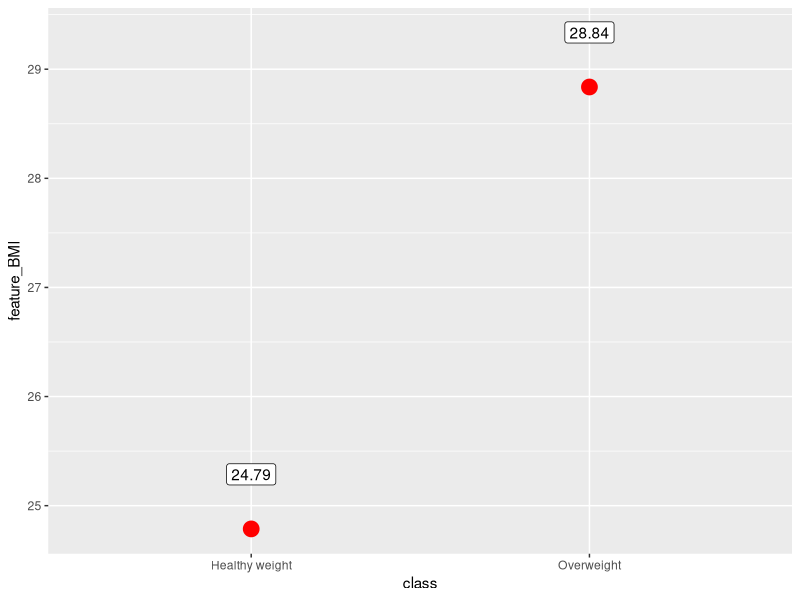
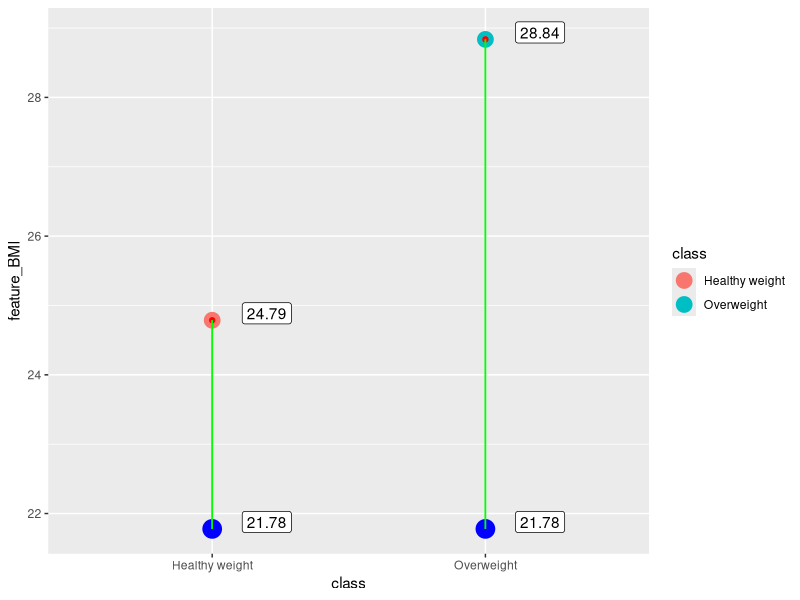
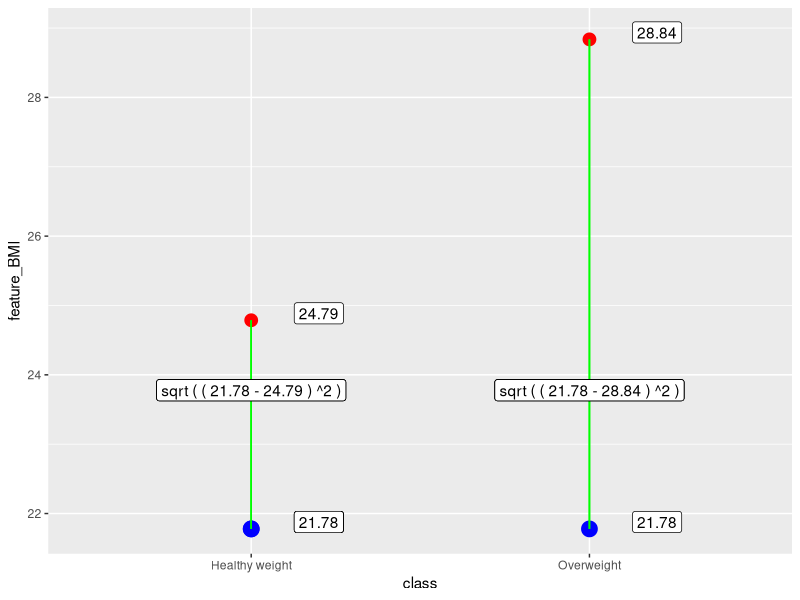
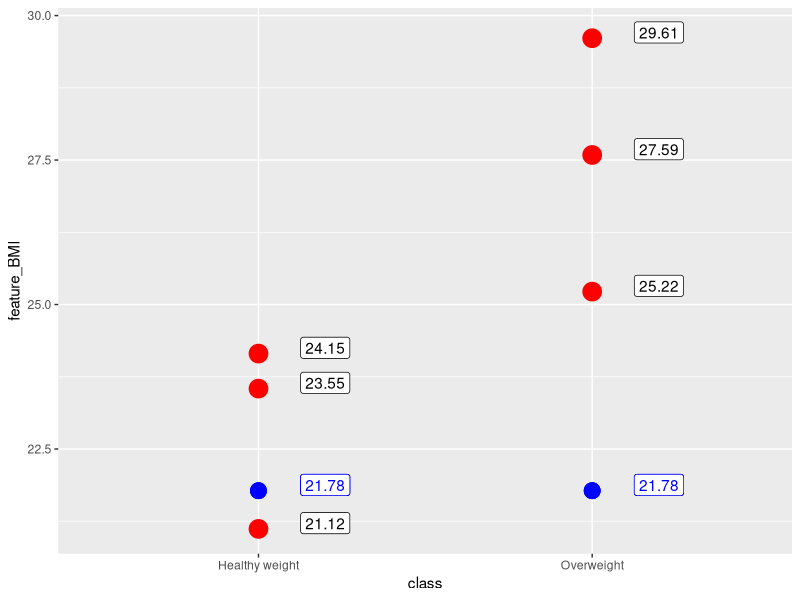
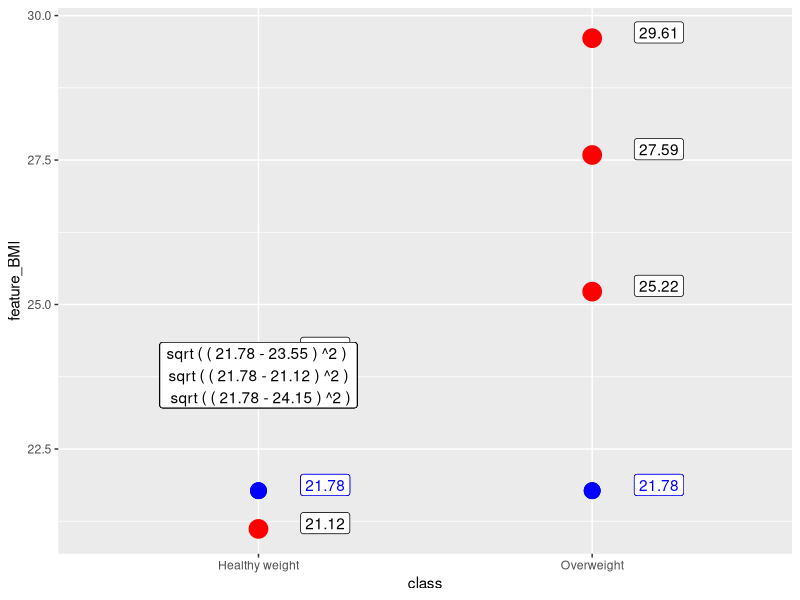
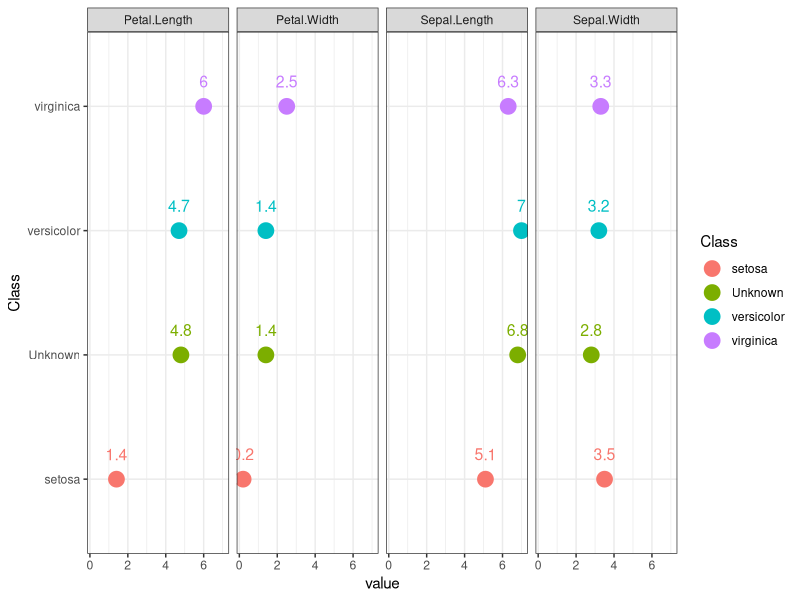

The R source for these figures, in order: (Note: this script raises an error after producing the figures.)
# we would require 5 libraries to explore and 
# learn mechanics of k nearest neighbours

library(dplyr) # data wrangling
library(tidyr) # data wrangling
library(tibble) # data wrangling
library(ggplot2) # visuals
library(class)  # model building


#######################  PART_1
# knn is example of supervised classification technique
# supervised means than we know all classes which corresponds
# to specific set of feature or variables grouped by rows or instances

# classification means that we would model output 
# as variable ofcharacter or factor type

#  To initiate knn the follwong action shoul be taken:
#  Data inspection 
#  Splitting data into training and testing datasets
#  Fitting the model to training data
#  Evaluate perfomance on test data
#  Model tuning , specifically, for knn, to determine optimal values of k


# knn is extremely powerfull when applied
# to homogenous data, speficically,
# it is suited very well to numerical features whose 
# data range is similar

# Goal of Knn is to 
# Estimate similarity between records with defined classes and 
# and  records without defined class

#  Now, how to measure similary of instances or records?
#  We need to employ distacne formula,
# Euclidian distance is a common approach

# assume 2 dimentional space with 2 points

sample_1<-data.frame(  feature_BMI=c( runif(1,18.5,24.9),
                                      runif(1, 25.0,29.9)),
                       class=c( "Healthy weight","Overweight" ),
                       row.names=c("inst_1  ","inst_2  ")   )
#  code sampel is available at github ,fill free to replicate it
# we can use View to explicitly check all records
View(sample_1)

#Greate job 
# Now lets visualise situation we are dealing with 
ggplot2::ggplot(data=sample_1,aes(y= feature_BMI ,x=class))+
  geom_point(col="red",cex=5)+
  geom_label(aes(label=round(feature_BMI,2)  ),nudge_y = 0.5 )

# we have 2 values for single feature,
# each value corresponds to specific class
# Now assume , we need to decide , to what class 
# we should assign new point , should it belong to 
# Forst or second class: Healhy or overweight

set.seed(123)
new_point<-runif(1,18.5,29.9) # generate random point

# lets take advantage of ggplot2 again
ggplot2::ggplot(data=sample_1,aes(y= feature_BMI ,x=class))+
  geom_point(aes(col=class),cex=5)+
  geom_label(aes(label=round(feature_BMI,2)  ),nudge_y = 0.1,nudge_x=0.2 )+
  geom_point(col="red")+geom_point(aes(y=new_point),col="blue",cex=6) +
  geom_segment(x="Healthy weight",y=new_point,xend = "Healthy weight", yend = sample_1$feature_BMI[1],
               color="green")+
  geom_segment(x="Overweight",y=new_point,xend = "Overweight", yend = sample_1$feature_BMI[2],
               color="green")+
  geom_label(aes(label=round(new_point,2),x=class,y=new_point  ),nudge_y = 0.1,nudge_x=0.2 )

# blue point can potentially belong to class 1 or 2
# we need to measure distance between red and blue point, 
# green and blue point

# Lets estimate Euclidian Distance between 2 poins, we have only 1 instance
# per feature , threfore we would check knn where k in one 

dist_1<- sqrt( (new_point-sample_1$feature_BMI[1])^2 )
dist_2<- sqrt( (new_point-sample_1$feature_BMI[2])^2 )

#lets add new column to sample_1
# here is common way to add column to data frame
sample_1["Eu_Dist"]<-c(dist_1 ,dist_2 )

#alternativeluy, we can use mutate fucntion
sample_1<-sample_1 %>% dplyr::mutate(Eu_Dist=sqrt( (new_point-feature_BMI)^2 ))

# now lets add new record with class we dont know

sample_1<-sample_1 %>% dplyr::bind_rows( tibble(feature_BMI=new_point,class=NA,Eu_Dist=NA) )
row.names(sample_1)[3]<-3

# Value for Overweight is smaller, it is closer, therefore
# blue dot should belong to Overweignt class


sample_1$class[3]<-"Healthy weight" # assign poing manually
sample_1$class[3]<-sample_1$class[ which.min(sample_1$Eu_Dist) ] # use which.min, 
                                                                 # ignores NA


# how to implement the process with r fucntionality
# we would call for knn fucntion from class package
class::knn( train=sample_1[c(1,2),1], # we define training set, and esclude column with classes 
            test=new_point, # define value ww need to classify
            cl=sample_1[c(1,2),2], # indicate classes which coreslond to known record
            k=1 ) # how many neighbours to consider

# to sum up , lets proceed to ggplot 2
ggplot(data=sample_1,aes(y= feature_BMI ,x=class))+
  geom_point(col="red",cex=4)+
  geom_label(aes(label=round(feature_BMI,2)  ),nudge_y = 0.1,nudge_x=0.2 )+
  geom_point(col="red")+geom_point(aes(y=new_point),col="blue",cex=5) +
  geom_segment(x="Healthy weight",y=new_point,xend = "Healthy weight", yend = sample_1$feature_BMI[1],
               color="green")+
  geom_segment(x="Overweight",y=new_point,xend = "Overweight", yend = sample_1$feature_BMI[2],
               color="green")+
  geom_label(aes(label=round(new_point,2),x=class,y=new_point  ),nudge_y = 0.1,nudge_x=0.2 )+
  geom_label(aes(label=paste( "sqrt","(","(",round(new_point,2),"-",
                              round(feature_BMI[1],2) ,")","^2",")"),
                 x="Healthy weight",y=new_point  ),nudge_y = 2,nudge_x=0 )+
  geom_label(aes(label=paste( "sqrt","(","(",round(new_point,2),"-",
                              round(feature_BMI[2],2) ,")","^2",")"),
                 x="Overweight",y=new_point  ),nudge_y = 2,nudge_x=0 )


#######################  PART_2

# Horoso , now its time to check example with 1 , but with 
# multiple records for each class
sample_3<-data.frame(  feature_BMI=c( runif(3,18.5,24.9),
                                      runif(3, 25.0,29.9)),
                       class=c( rep("Healthy weight",3),rep("Overweight",3) ) )

# We inspect Visuals
ggplot(data=sample_3,aes(y= feature_BMI ,x=class))+
  geom_point(col="red",cex=6)+
  geom_label(aes(label=round(feature_BMI,2)  ),nudge_y = 0.1,nudge_x=0.2 )+
  geom_point(col="red")+geom_point(aes(y=new_point),col="blue",cex=5) +
  geom_label(aes(label=round(new_point,2),x=class,y=new_point  ),nudge_y = 0.1,nudge_x=0.2,color="blue" )
# Again , now we need to use 6 red poind in total to decide 
# for which class blue point belongs, therefore, here we estimate
# 6 values for Euclidian distacne

#mutate fucntion would be quite handy
sample_3<-sample_3 %>% dplyr::mutate(Eu_Dist=sqrt( (new_point-feature_BMI)^2 ))

# to solididy inderstanding , lets plot the equations for single class
ggplot2::ggplot(data=sample_3,aes(y= feature_BMI ,x=class))+
  geom_point(col="red",cex=6)+
  geom_label(aes(label=round(feature_BMI,2)  ),nudge_y = 0.1,nudge_x=0.2 )+
  geom_point(col="red")+geom_point(aes(y=new_point),col="blue",cex=5) +
  geom_label(aes(label=round(new_point,2),x=class,y=new_point  ),nudge_y = 0.1,nudge_x=0.2,color="blue" )+
  geom_label(aes(label=paste("sqrt","(","(",round(new_point,2),"-",round(feature_BMI[1],2) ,")","^2",")","\n",
                             "sqrt","(","(",round(new_point,2),"-",round(feature_BMI[2],2) ,")","^2",")","\n",
                             "sqrt","(","(",round(new_point,2),"-",round(feature_BMI[3],2) ,")","^2",")"),
                 x="Healthy weight",y=new_point  ),nudge_y = 2,nudge_x=0 )
# same calculation are aplied to column Overweignt

# Assume that k equals 3 , threrefore we need to choode free nearest neighbours,
# or 3 lowers values for distance

sample_3 <-sample_3 %>% dplyr::arrange(Eu_Dist) %>% dplyr::slice(1:3)

table(sample_3$class) # now we use table to count uniqu classes
prop.table( table(sample_3$class) ) # prop.table to wrup table is used to check share of class
# among oter classes, we divide count of overweight records by total
# number of records


# How should hte process be implemented with R fucntionality
class::knn( train=sample_3[,1],
            test=new_point,
            cl=sample_3[,2],k=3, 
            prob=TRUE )

# probality shows share of most commom class, this is the output of
# prop.table , proportion table 


############ PART 3

# Knn is great classifying tool gof data with homogenous 
# records, for example in iris dataset all features are
#of numeric type
sample_4<-iris
View(sample_4)

# Now , lets check how exactly features are dissimilart in 
# ters of central tendency and spread
summary(sample_4[,-5])

#judjing from summary, we can say that only Petal.Width 
# is notably smaller that other features, but overall
# we can not conclude that particula feature
# is extremely far from other 

cat(   "sqrt(  (1000-5.0)^2+(2.7-2.0)^2+(3.9-3.5)^2     )"      )
# this is equation fo EU distance for single 
#record with 3 features, first valun in brackest is x
# We are conserned with feature range because 
# EU distance is sensetive to outlies 
# and , if lets say x1,1000, is significantluy greater
# than other features, 
#it would increase Eu distance for partcicual record
# and would lower the changes of 
# class, which correspond to the respecive record,
# to become meaningfull classifier.
# the resoective situations may require use or
# data normalisteion ,but so far, Iris data set in our example
# does not reuqire specia transofrmation

# goind bacj to sample_4
tibble::glimpse(sample_4)
# in this example there are 4 features which 
# are characeristics of 3 different plants, 
# out target is to find class[Species] of 
# plant fiven its 4 featues


# lets sample single row we would like to predict
set.seed(321)
loc<-sample(1:nrow(sample_4),1 ) # we randomly generate index
test_row_1<-sample_4[ loc[1]   , -5  ] # here we store 1 record we need to classify
test_row_cl<-sample_4[ loc[1]   , 5  ] # here we store actual classes for test row

# what classes are available 
sample_4$Species %>% unique()
# we need 3 records, 1 per each class, therefore
# our train set woudl contain 1 samples for each class

# we would require to group data and take 1 sample from each froup
train_row_3<-sample_4[-loc,] %>% dplyr::group_by(Species) %>%
  slice(1)

# First off all wee ned to draw 4 graphs, 
# 1 graph per feature where each graph contains
# 1 point from test set and 3 form training set

train_row_3
test_row_1

# here we have 3 instances from taining set and 
# we need to decide which is closer in terms of 
# euclidian distance to test_row_1

# we need to convert train_row_3 and test_row_1 to long format
# This transformation is requred 
# to apply ggplot with facets
gg_train<-train_row_3 %>% tidyr::pivot_longer(Sepal.Length:Petal.Width ,
                                              names_to="Feature") %>%
                            rename("Class"="Species")  
# here we Gather columns data from multiple rows into rows

gg_test<-test_row_1 %>% tidyr::pivot_longer(Sepal.Length:Petal.Width ,
                                            names_to="Feature") %>%
  mutate(Class="Unknown") %>% dplyr::select(Class,Feature,value)

gg_in<-dplyr::bind_rows(gg_train,gg_test)

## here my goal to create long table  where each column is
# separate variale, this is only done to use fucntionality of ggplot2

ggplot2::ggplot(data=gg_in,aes(y=Class,x=value))+ 
  geom_point(aes(col= Class),cex=5)+
  geom_text(aes(label=round(value,2),color=Class ),cex=4,nudge_y = 0.2 ) + 
  facet_grid(~Feature,  space="free") +
  theme_bw()

#  Unknown  poins is present per each feature, Corresponding to
# unknown class
#  oterh dots are features from 3 instances  
#  of train set with defined class

# 3 records and 1 test record means 3 equations, 4 features per record,
# mean 4 operand in equation
# here is Eu for single row

cat( "sqrt(  (4.8-6)^2+(1.4-2.5)^2+(6.8-6.3)^2+(2.8-3.3)^2    )"      )

#  Here we need to substract train set form test
train_row_3[,-5]-test_row_1 # both have different rows , we need to triope
# sinfle record in test set
train_row_3[,-5]-test_row_1[ c(1,1,1),]   # here first rows is repeated 3 times
# this is how to extract values element wise when dealing with 
# data frames

(train_row_3[,-5]-test_row_1[ c(1,1,1),] )^2 # nest spet is to  take square

# the whole eaution with rowSums
Euc_Dist=rowSums( (train_row_3[,-5]-test_row_1[ c(1,1,1), ])^2 ) %>% sqrt()

# now we eould create additional column and arrange data, then pull 1 nearest
# neighbours because number of classes equals number of records
train_row_3<- train_row_3 %>% ungroup() %>% mutate(Euc_Dist=Euc_Dist) %>%
              arrange(Euc_Dist) %>% slice(1)
test_row_cl
# we can conclude that 

class::knn( train=train_row_3[,c(-5,-6)],
            test=test_row_1,k=1,
            cl=train_row_3[,5],
            prob=TRUE)


##### Greate Job, Not we would employ whole 
# iris into 80,20 split,
# 80% of records for trainig set and 20$ for test, therefore we need to classify 20%
# of records

set.seed(253)
loc<-sample(1:nrow(iris),nrow(iris)*0.2 ) # this are indices for test set
test_set<-iris[ loc   , -5 ]
test_set_cl<-iris[ loc   , 5 ]
train_set<-iris[ -loc   , ]


# How would knn fucntion perform
m1_knn<-knn( train=train_set[,-5],
             test=test_set,
             cl=train_set[,5], k=3,
             prob=TRUE)

# now we stimate accuracy, how many values in 
# m1_knn are equal to values in test set classes
sum(m1_knn==test_set_cl)/ length(test_set_cl)

##  now lest write our own solution to soliduty understandng 
## of knn 

n_test<-nrow(test_set)
n_train<-nrow(train_set)
out<-rep("",n_test) # out vecotr would store our result of classification 
# of test  values

# please dont be discourage by loop, it feets perfecty in 
# what we want to do

i<-1
for ( i in 1:n_test) {
  
  # lets check each operand
  Eu_Dist=rowSums( (train_set[,-5] - test_set[i,][c(rep(1,n_train)), ] ) ^2 ) %>% sqrt()
  train_buf<-train_set %>% mutate(Eu_Dist=Eu_Dist) %>% arrange(Eu_Dist) %>%
    slice(1:3)
  class_buf<-names( which.max(table(train_buf$Species)))
  out[i]<-class_buf
} 

sum(out==test_set_cl)/ n_test


## finaly , lets combine knn fucntion and loop to 
## chack if our accuracy can be improved


# Again, lets proceed with loop
# we woudl ckech accuraccy for k range form 1 to 10
for (i in (1:10) )  {
  m1_knn<-knn( train=train_set[,-5],
               test=test_set,
               cl=train_set[,5], k=i,
               prob=TRUE)
  acc<-sum(m1_knn==test_set_cl)/ length(test_set_cl)
  print( paste( i,": Accuracy of ",  acc ) )
}

# We can conllude, that largest accuracy can be achieved at 
